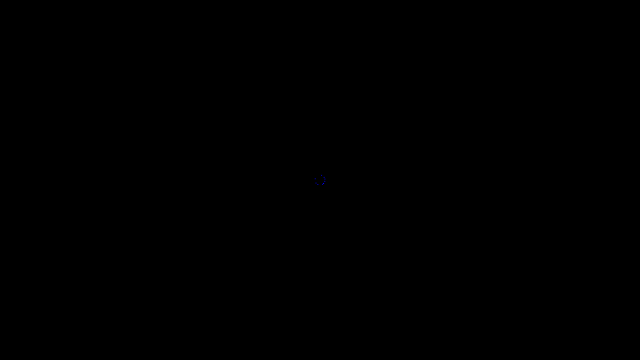
Frame 1 (no input)
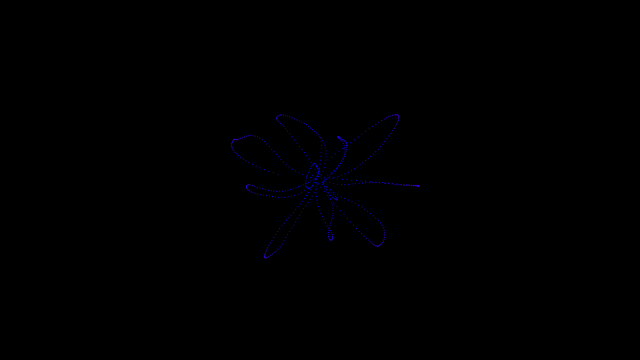
Frame 60 (no input)
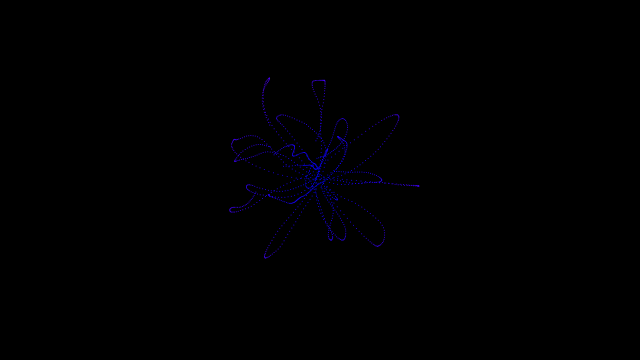
Frame 120 (the mouse pressed at the canvas centre since frame 60)

The p5.js sketch that drew these frames (run headless with seeded random() and noise() and a simulated clock; from frame 60 on, the mouse is pressed at the canvas centre):

// p5.js sketch
// ── sketch.js
/*

Autonomous Agent

I choose to work with boids code, which took me a while to understand its functionality and make it work essentially.
It was fun to try different values to parameters, there was a lot of change with a simple value. 
I opted for a cleaner visual, with fewer boids, and growing from the centre to the screen, 
that was archived by a higher number of radius perception of cohesion and align function with a very low radius.
For the colour, I choose to map so it would create a cool effect where the centre of the canvas is blue and the borders are pink. 
It was hard to choose the approach to this sketch, I tried many variations but overall I like the growing effect and especially the colours.  
*/


let flock = [];
let totalFrames = 1800; // 30 seconds at 60 fps
let currentFrame = 0;

function setup() {
  createCanvas(640, 360);
  background(0);

  for (let i = 0; i < 10; i++) {
    flock.push(new Boid());
  }
}

function draw() {
  currentFrame++;
  if (currentFrame > totalFrames) {
    currentFrame = 0; // reset the frame counter
    background(0); // clear the canvas
  }
  for (let boid of flock) {
    boid.edges();
    boid.flock(flock);
    boid.update();
    boid.show();
  }  
}

// ── boid.js
class Boid {
  constructor () {
    this.position = createVector(width / 2, height / 2) // inicial position to the center of the screen
    this.velocity = p5.Vector.random2D()
    this.velocity.setMag(5)
    this.acceleration = createVector()
    this.maxForce = 0.3
    this.maxSpeed = 10 // general speed
    this.maxSpeedSeparation = 5 // different speed to separation
  }

  //  wrap the boids around the edges of the screen
  edges () {
    if (this.position.x > width) {
      this.position.x = 0
    } else if (this.position.x < 0) {
      this.position.x = width
    }
    if (this.position.y > height) {
      this.position.y = 0
    } else if (this.position.y < 0) {
      this.position.y = height
    }
  }

  // align the boid's velocity with the average velocity of nearby Boids
  align (boids) {
    let perceptionRadius = 1.5 // small radius for a more tightly packed flock
    let steering = createVector()
    let total = 0
    for (let other of boids) {
      let d = dist(
        this.position.x,
        this.position.y,
        other.position.x,
        other.position.y
      )
      if (other != this && d < perceptionRadius) {
        // If the other Boid is within the perception radius
        steering.add(other.velocity) // add the other boid's velocity to the steering vector
        total++ // add more boids
      }
    }
    if (total > 0) {
      steering.div(total) // divide the steering vector by the count of nearby boids to get the average velocity
      steering.setMag(this.maxSpeed)
      steering.sub(this.velocity)
      steering.limit(this.maxForce) // limit the magnitude
    }
    return steering
  }

  // separate the Boid from nearby Boids to avoid collisions
  separation (boids) {
    let perceptionRadius = 50 // high number to avoid collision
    let steering = createVector()
    let total = 0
    for (let other of boids) {
      let d = dist(
        this.position.x,
        this.position.y,
        other.position.x,
        other.position.y
      )
      if (other != this && d < perceptionRadius) {
        // If the other Boid is within the perception radius
        let diff = p5.Vector.sub(this.position, other.position) // calculate the difference vector between the Boid and the other Boid
        diff.div(d * d) // divide the difference vector by the squared distance between the Boid and the other Boid
        steering.add(diff) // add the normalized difference vector to the steering vector
        total++
      }
    }
    if (total > 0) {
      steering.div(total)
      steering.setMag(this.maxSpeedSeparation) // higher speed makes the boids more separated form each other
      steering.sub(this.velocity)
      steering.limit(this.maxForce)
    }
    return steering
  }

  cohesion (boids) {
    let perceptionRadius = 400 // higher number so the boids moved to the center
    let steering = createVector()
    let total = 0
    for (let other of boids) {
      // calculate the distance between this boid and each nearby boid
      let d = dist(
        this.position.x,
        this.position.y,
        other.position.x,
        other.position.y
      )
      if (other != this && d < perceptionRadius) {
        steering.add(other.position)
        total++
      }
    }
    if (total > 0) {
      steering.div(total)
      steering.sub(this.position)
      steering.setMag(this.maxSpeed)
      steering.sub(this.velocity)
      steering.limit(this.maxForce)
    }
    return steering
  }

  flock (boids) {
    // calculate alignment, cohesion, and separation steering vectors
    let alignment = this.align(boids)
    let cohesion = this.cohesion(boids)
    let separation = this.separation(boids)

    // add the alignment, cohesion, and separation steering vectors to the acceleration vector
    this.acceleration.add(alignment)
    this.acceleration.add(cohesion)
    this.acceleration.add(separation)
  }

  update () {
    this.position.add(this.velocity)
    this.velocity.add(this.acceleration)
    this.velocity.limit(this.maxSpeed)
    this.acceleration.mult(0) // reset the acceleration vector
  }

  show () {

    // set colours to blue in the center of the canvas and red in the borders
    // distance between the boid and the center of the canvas
    let distance = dist(this.position.x, this.position.y, width / 2, height / 2)
    //  maximum speed of the boid to a blue color
    let blue = map(this.maxSpeed, 0, this.maxSpeed, 0, 255)
    //distance to the center of the canvas to a red color
    let red = map(distance, 0, dist(0, 0, width / 2, height / 2), 0, 255)

    stroke(red, 0, blue)
    strokeWeight(1)
    point(this.position.x, this.position.y)
  }
}
